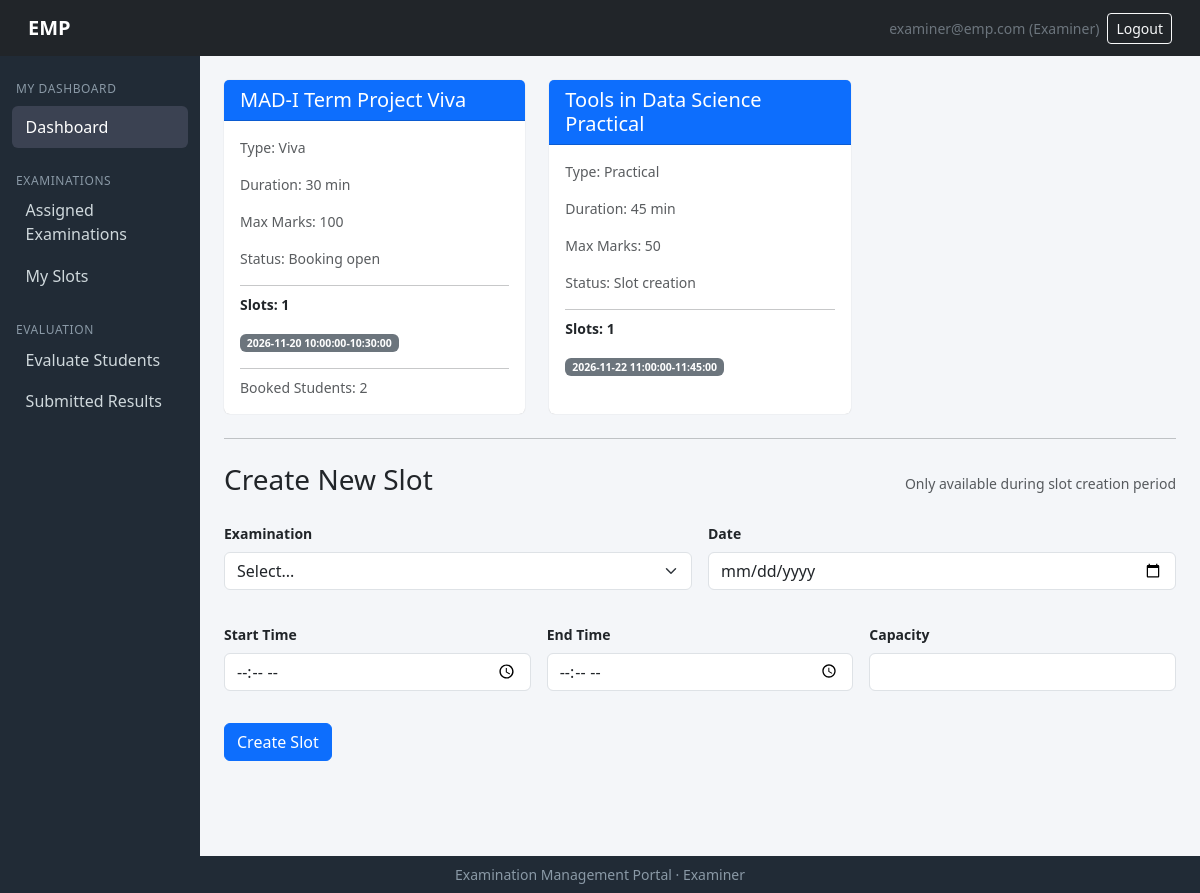
Before: /examiner/dashboard (signed in) with the older database file.
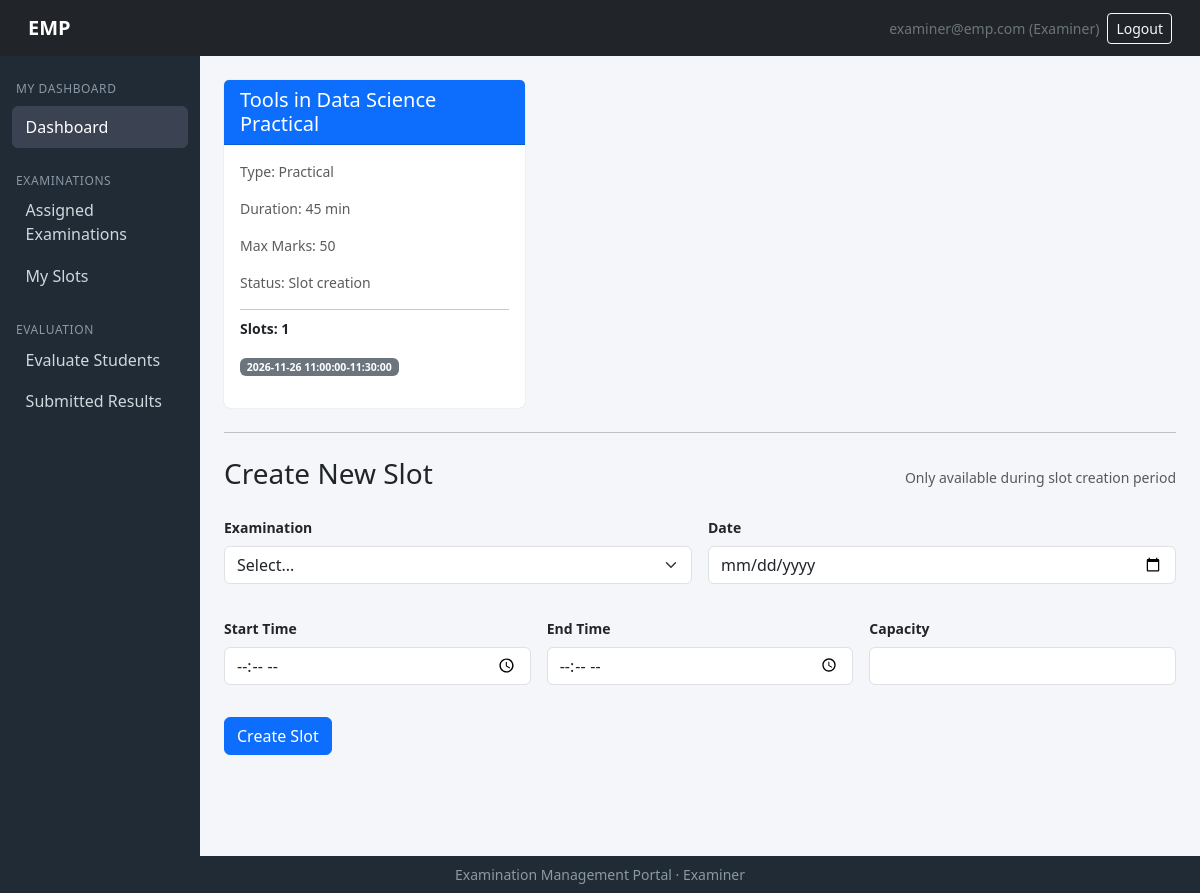
After: the same page with the newer database file.
### models/models.py (models this page shows)
class Examination(db.Model):
    __tablename__ = "examinations"
    id   = db.Column(db.Integer, primary_key=True)
    course_id = db.Column(db.Integer, db.ForeignKey("courses.id"), nullable=False)
    name     = db.Column(db.String(150), nullable=False)
    exam_type= db.Column(db.String(30), nullable=False)   # Viva|Practical|Project Demo|Assessment
    duration = db.Column(db.Integer, nullable=False)       # in minutes ig?
    max_marks = db.Column(db.Integer, nullable=False)
    slot_creation_start = db.Column(db.DateTime)
    slot_creation_end=db.Column(db.DateTime)
    slot_booking_start  = db.Column(db.DateTime)
    slot_booking_end  = db.Column(db.DateTime)
    status = db.Column(db.String(20), default="draft")  # draft|slot_creation|booking_open|closed|completed perhaps
    rubrics = db.relationship("Rubric", backref="exam")
    slots  = db.relationship("ExaminationSlot", backref="exam")

class ExaminationSlot(db.Model):
    __tablename__ = "examination_slots"
    id  = db.Column(db.Integer, primary_key=True)
    exam_id  = db.Column(db.Integer, db.ForeignKey("examinations.id"), nullable=False)
    examiner_id=db.Column(db.Integer, db.ForeignKey("examiners.id"), nullable=False)
    date = db.Column(db.Date, nullable=False)
    start_time= db.Column(db.Time, nullable=False)
    end_time       = db.Column(db.Time, nullable=False)
    max_capacity   = db.Column(db.Integer, nullable=False)
    available_seats = db.Column(db.Integer, nullable=False)
    status         = db.Column(db.String(20), default="available")  # available|full|cancelled|completed
    bookings  = db.relationship("Booking", backref="slot")

### routes/examiner_routes.py (the view)
@examiner_bp.route('/dashboard')
@login_required
def dashboard():
    if current_user.role != 'examiner':
        flash('Access denied.', 'danger')
        return redirect(url_for('auth.login'))
    examiner = get_examiner_or_abort()
    if not examiner:
        flash('Examiner profile not found.', 'danger')
        return redirect(url_for('auth.login'))
    exams = []
    can_create_slots = False
    for slot in examiner.slots:
        exam = slot.exam
        if exam.status == 'slot_creation':
            can_create_slots = True
    seen = set()
    for slot in examiner.slots:
        exam = slot.exam
        if exam.id in seen:
            continue
        seen.add(exam.id)
        slots_data = []
        for s in exam.slots:
            if s.examiner_id == examiner.id:
                slots_data.append({
                    'id': s.id,
                    'date': s.date,
                    'start_time': s.start_time,
                    'end_time': s.end_time,
                    'capacity': s.max_capacity,
                    'booked': s.max_capacity - s.available_seats,
                    'status': s.status.capitalize(),
                })
        bookings_data = []
        for s in exam.slots:
            if s.examiner_id == examiner.id:
                for b in s.bookings:
                    if b.status == 'booked':
                        bookings_data.append({'id': b.id})
        exams.append({
            'id': exam.id,
            'name': exam.name,
            'type': exam.exam_type,
            'duration': exam.duration,
            'max_marks': exam.max_marks,
            'status': exam.status.replace('_', ' ').capitalize(),
            'slots': slots_data,
            'bookings': bookings_data,
        })
    all_examiner_exam_ids = {slot.exam_id for slot in examiner.slots}
    for eid in all_examiner_exam_ids:
        exam = Examination.query.get(eid)
        if exam and exam.status == 'slot_creation':
            can_create_slots = True
            break
    exams_options = []
    for eid in all_examiner_exam_ids:
        exam = Examination.query.get(eid)
        if exam and exam.status == 'slot_creation':
            exams_options.append({'value': exam.id, 'label': exam.name})
    return render_template('examiner/dashboard.html',
        exams=exams,
        can_create_slots=can_create_slots,
        exams_options=exams_options,
        examiner=examiner,
    )

### app.py (called while the page is built)
@login_manager.user_loader
def load_user(user_id):
    return User.query.get(int(user_id))

### routes/examiner_routes.py (called while the page is built)
def get_examiner_or_abort():
    examiner = Examiner.query.filter_by(user_id=current_user.id).first()
    return examiner

### templates/examiner/dashboard.html (shortened to what this page needs)
{% extends "examiner/base_examiner.html" %}
{% import "admin/_macros.html" as macros %}
{% import "admin/_status.html" as status %}
{% block content %}
{% if not exams %}
    <div class="alert alert-info mt-4">
        You have no assigned examinations at this time.
    </div>
{% else %}
    <div class="row g-4">
        {% for exam in exams %}
            <div class="col-md-4">
                <div class="card h-100">
                    <div class="card-header bg-primary text-white">
                        <h5 class="mb-0">{{ exam.name }}</h5>
                    </div>
                    <div class="card-body">
                        <p class="card-text small text-muted">Type: {{ exam.type }}</p>
                        <p class="card-text small text-muted">Duration: {{ exam.duration }} min</p>
                        <p class="card-text small text-muted">Max Marks: {{ exam.max_marks }}</p>
                        <p class="card-text small text-muted">Status: {{ exam.status }}</p>
                        {% if exam.slots %}
                            <hr class="my-2">
                            <p class="card-text small fw-semibold">Slots: {{ exam.slots|length }}</p>
                            <ul class="list-unstyled small">
                                {% for slot in exam.slots %}
                                    <li>
                                        <span class="badge bg-secondary">{{ slot.date }} {{ slot.start_time }}-{{ slot.end_time }}</span>
                                    </li>
                                {% endfor %}
                            </ul>
                        {% endif %}
                        {% if exam.bookings|length > 0 %}
                            <hr class="my-2">
                            <p class="card-text small text-muted">Booked Students: {{ exam.bookings|length }}</p>
                        {% endif %}
                    </div>
                </div>
            </div>
        {% endfor %}
    </div>
{% endif %}
{% if can_create_slots %}
    <hr class="my-4">
    <div class="d-flex justify-content-between align-items-center mb-3">
        <h3>Create New Slot</h3>
        <small class="text-muted">Only available during slot creation period</small>
    </div>
    <form method="POST" action="{{ url_for('examiner.slot_create') }}">
        <div class="row g-3">
            <div class="col-md-6">
                {{ macros.select_row('Examination', 'exam_id', '', exams_options, true) }}
            </div>
            <div class="col-md-6">
                {{ macros.form_row('Date', 'date', '', type='date', required=true) }}
            </div>
            <div class="col-md-4">
                {{ macros.form_row('Start Time', 'start_time', '', type='time', required=true) }}
            </div>
            <div class="col-md-4">
                {{ macros.form_row('End Time', 'end_time', '', type='time', required=true) }}
            </div>
            <div class="col-md-4">
                {{ macros.form_row('Capacity', 'capacity', '', type='number', min=1, required=true) }}
            </div>
        </div>
        <div class="mt-3">
            <button type="submit" class="btn btn-primary">Create Slot</button>
        </div>
    </form>
{% endif %}
{% endblock %}

Changed rows visible on the page:
no longer on this page (row edited): Examination: name "MAD-I Term Project Viva", type "Viva", duration "30", max_marks "100", status "Booking open", slots|length "1", bookings|length "2"
no longer on this page (row edited): ExaminationSlot: date "2026-11-20", start_time "10:00:00", end_time "10:30:00"
Other visible differences:
new list line: "2026-11-26 11:00:00 11:30:00"
list line gone: "2026-11-22 11:00:00 11:45:00"
